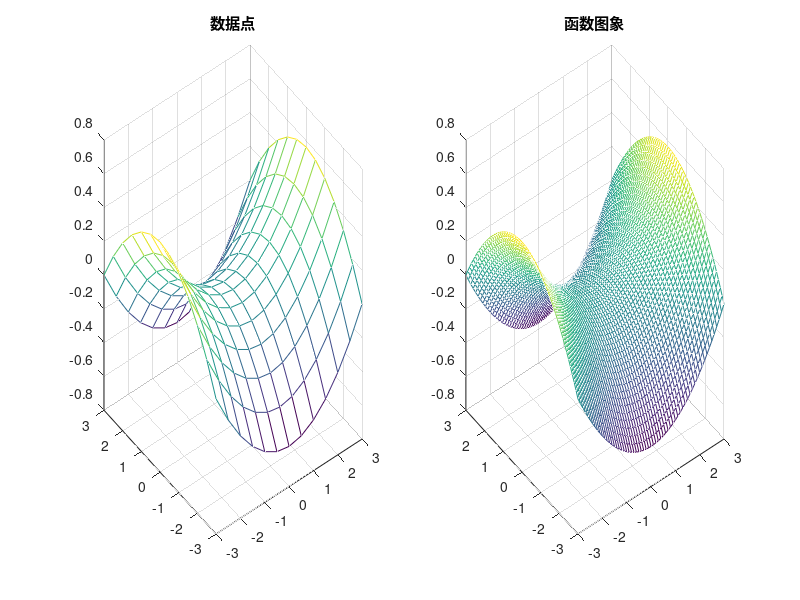
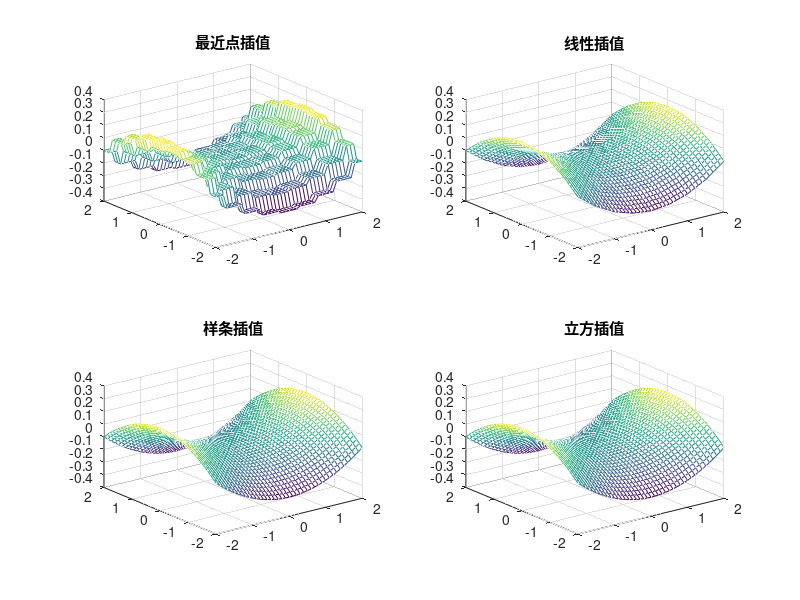

MATLAB code to generate these figures, in order:
clc;clf;clear;
[x,y]=meshgrid(-3:.5:3);
z=x.^2./16-y.^2./16;
[x1,y1]=meshgrid(-3:.1:3);
z1=x1.^2./16-y1.^2./16;

figure(1)
subplot(1,2,1),mesh(x,y,z),title('数据点')
subplot(1,2,2),mesh(x1,y1,z1),title('函数图象')

[xi,yi]=meshgrid(-2:.1:2);
zi1=interp2(x,y,z,xi,yi,'*nearest');
zi2=interp2(x,y,z,xi,yi,'*linear');
zi3=interp2(x,y,z,xi,yi,'*spline');
zi4=interp2(x,y,z,xi,yi,'*cubic');
figure(2)
subplot(221),mesh(xi,yi,zi1),title('最近点插值')
subplot(222),mesh(xi,yi,zi2),title('线性插值')
subplot(223),mesh(xi,yi,zi3),title('样条插值')
subplot(224),mesh(xi,yi,zi4),title('立方插值')